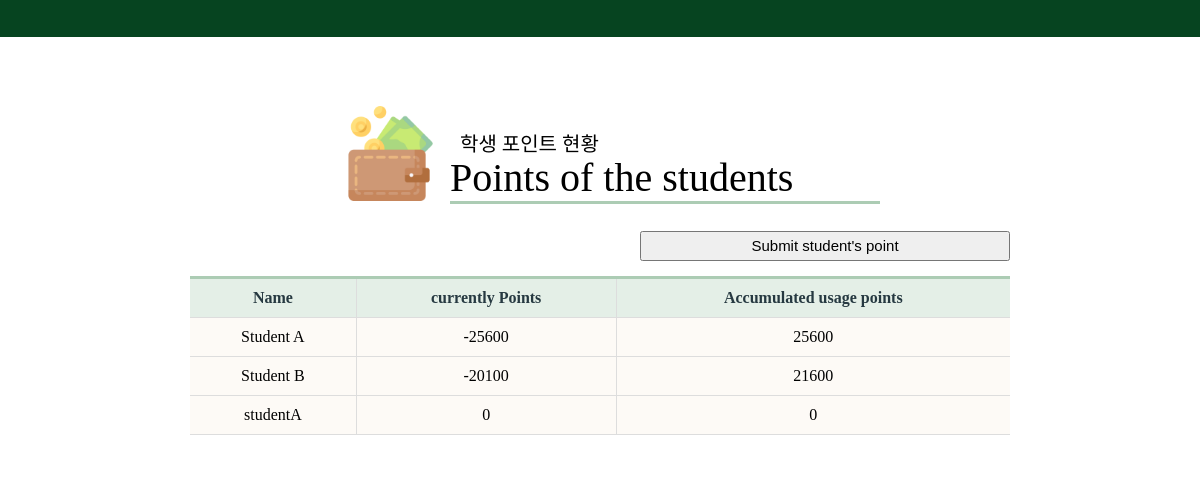
The page /student-log (signed in) on the database its author committed.
### administrator/models.py (models this page shows, shortened)
class Student(models.Model):
    teacher = models.ForeignKey(User, on_delete=models.CASCADE, null=False)
    name = models.CharField(max_length=10, null=True)
    email = models.EmailField(max_length=100, null = True)
    phone = models.CharField(max_length=20, null=True)
    point =  models.IntegerField( default=0, null=True, blank=True)
    point_used = models.IntegerField(default=0, blank=True, null=True)

### administrator/views.py (the view, shortened to what this page needs)
# urls.py: path('student-log', views.StudentLogView.as_view(), name='student_log'),
class StudentLogView(LoginRequiredMixin, ListView):
    login_url = 'login/'
    template_name = 'administrator/student/point.html'
    model = Student

### administrator/templates/administrator/student/point.html (shortened to what this page needs)
{% extends 'administrator/observation/student.html' %}
{% load static %}
{% block title %}
    <link rel="stylesheet" href="{% static 'All.css' %}" />
{% endblock title %}
{% block subject %}
    <h3>학생 포인트 현황</h3>
    <h1>Points of the students</h1>
{% endblock subject %}
{% block top %}
    <img id="topImg" src="{%static 'main/wallet.png' %}"/>
{% endblock top %}
{%block content %}
<form action="" method="POST" enctype="multipart/form-data">
    <input id = "post_button" role="button" type="submit" name="submit_point" value="Submit student's point"/><br/>
</form>
{% endblock content %}
{% block table %}
    <th >Name</th>
    <th >currently Points</th>
    <th >Accumulated usage points</th>
{% endblock table %}
{% block data %}
{% for object in object_list %}
    {% if object.name == 'teacher' %}
    {% else %}
    <tr>
        <td>{{ object.name }}</td>
        <td>{{ object.point }}</td>
        <td>{{ object.point_used }}</td>
    </tr>
    {% endif %}
{% endfor %}
{% endblock data %}

### administrator/static/All.css (style rules this page uses)
body { display: flex; justify-content: center; align-items: center; background: rgb(255, 255, 255); overflow:auto; }
h1 { position:relative; font-size:40px; color: rgb(0, 0, 0); font-weight:500; top:70px; left:65px; margin-left: auto; margin-right: auto; width:430px; border-bottom:3px solid rgb(172, 204, 180); z-index:0; }
h3 { position:relative; font-size:20px; color: rgb(0, 0, 0); font-weight:500; top:100px; left:70px; margin-left: auto; margin-right: auto; width:420px; z-index:0; }
#topImg { position:relative; display:block; margin:auto; width:95px; height:95px; left:-210px; top:-55px; border-bottom:2px; z-index:2; }
.table th { color: rgb(38, 57, 65); background: rgb(228, 239, 231); text-align: center; }
.table th, .table td { padding: 10px; border: 1px solid #ddd; }
.table th:first-child, .table td:first-child { border-left: 0; }
.table th:last-child, .table td:last-child { border-right: 0; }
.table tr { background: rgb(253, 250, 246); }
.table tr td:first-child { text-align: center; }
#post_button { position:relative; top:-25px; left:450px; width:370px; height:30px; font-size:15px; }

### rows shown on the page
Student: name "Student A", point "-25600", point_used "25600"
Student: name "Student B", point "-20100", point_used "21600"
Student: name "studentA", point "0", point_used "0"
